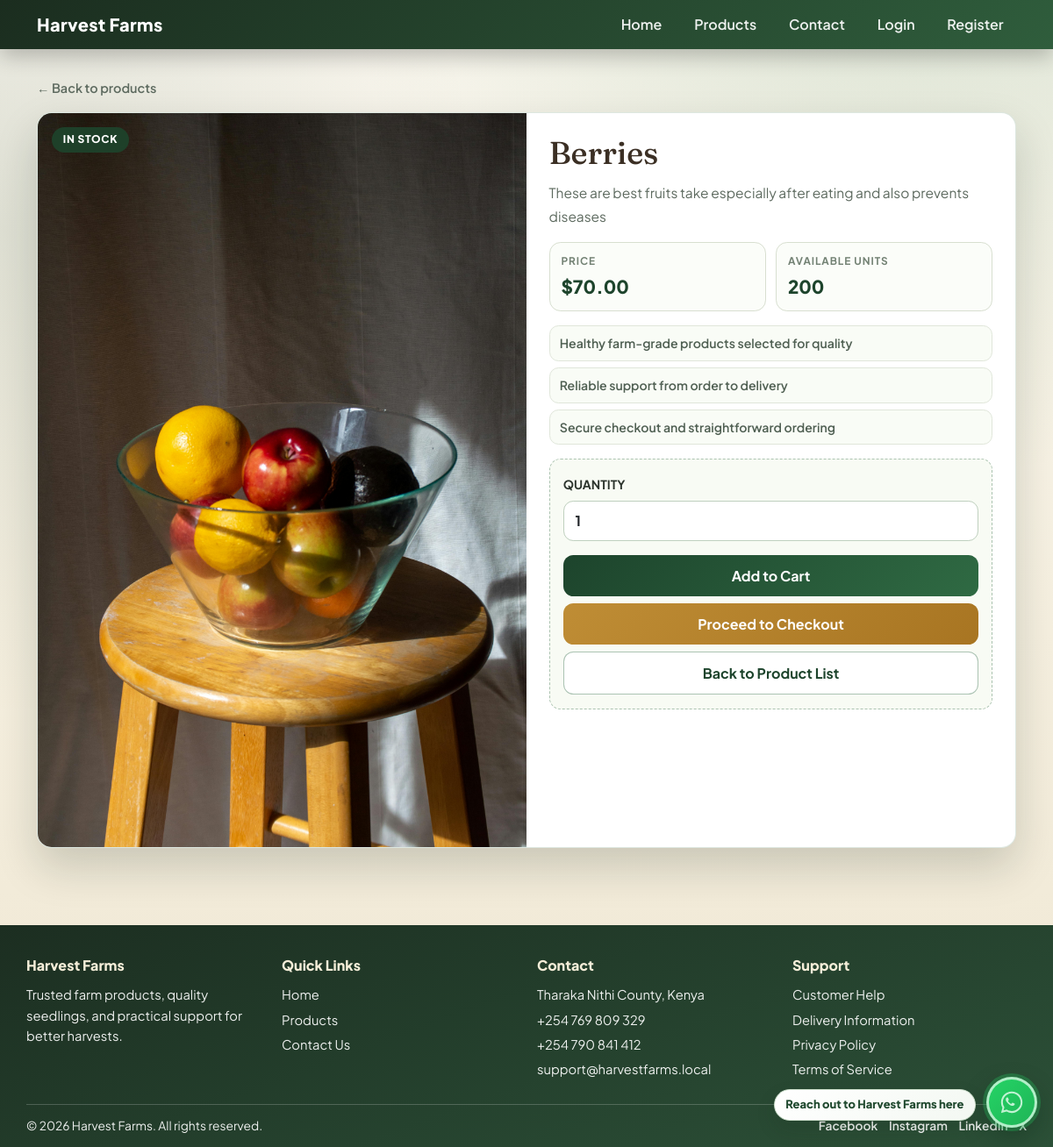
The app's page /shop/product/berries/ with its own data.
### shop/models.py (models this page shows, shortened)
class Product(models.Model):
    name = models.CharField(max_length=200)
    slug = models.SlugField(unique=True ,blank=True)
    description = models.TextField()
    price = models.DecimalField(max_digits=10, decimal_places=2)
    stock = models.PositiveIntegerField(default=0)
    image = models.ImageField(upload_to="products_image/", blank=True, null=True)
    class Meta:
        ordering = ['name']

### shop/views.py (the view)
# urls.py: path('product/<slug:slug>/', ProductDetailView.as_view(), name='product_detail'),
class ProductDetailView(DetailView):
    model = Product
    template_name = 'shop/product_detail.html'  # Specify your template file
    context_object_name = 'product'

### cart/context_processors.py (called while the page is built)
def cart_item_count(request):
    cart = request.session.get('cart', {})
    count = sum(cart.values()) if isinstance(cart, dict) else 0
    return {'cart_item_count': count}

### shop/templates/shop/product_detail.html (shortened to what this page needs)
{% load static %}
<!DOCTYPE html>
<html lang="en">
<head>
    <link href="https://cdn.jsdelivr.net/npm/bootstrap@5.3.0/dist/css/bootstrap.min.css" rel="stylesheet">
</head>
<body>
    {% include 'partials/navbar.html' %}
    <main class="detail-wrap">
        <div class="container">
            <a href="{% url 'shop:product_list' %}" class="crumb">&larr; Back to products</a>
            <section class="detail-card row g-0">
                <div class="col-lg-6 media-panel">
                    {% if product.stock > 0 %}
                        <span class="stock-tag">In Stock</span>
                    {% else %}
                        <span class="stock-tag out">Sold Out</span>
                    {% endif %}
                    {% if product.image %}
                        <img class="product-image" src="{{ product.image.url }}" alt="{{ product.name }}" onerror="this.onerror=null;this.src='{% static 'core/images/homepicture.jpg' %}';">
                    {% else %}
                        <img class="product-image" src="{% static 'core/images/homepicture.jpg' %}" alt="No image available">
                    {% endif %}
                </div>
                <div class="col-lg-6 info-panel">
                    <h1 class="title">{{ product.name }}</h1>
                    <p class="desc">{{ product.description|linebreaksbr }}</p>
                    <div class="meta-cards">
                        <article class="meta">
                            <span class="meta-label">Price</span>
                            <span class="meta-value">${{ product.price }}</span>
                        </article>
                        <article class="meta">
                            <span class="meta-label">Available Units</span>
                            <span class="meta-value">{{ product.stock }}</span>
                        </article>
                    </div>
                    <ul class="trust-list">
                        <li>Healthy farm-grade products selected for quality</li>
                        <li>Reliable support from order to delivery</li>
                        <li>Secure checkout and straightforward ordering</li>
                    </ul>
                    <div class="buy-box">
                        <form method="POST" action="{% url 'cart:add_to_cart' product.id %}">
                            <label for="quantity" class="form-label fw-bold text-uppercase small">Quantity</label>
                            <input type="number" name="quantity" id="quantity" value="1" min="1" max="{{ product.stock }}" class="form-control qty-input mb-3" {% if product.stock < 1 %}disabled{% endif %}>
                            <button type="submit" class="btn btn-farm w-100 mb-2" {% if product.stock < 1 %}disabled{% endif %}>Add to Cart</button>
                        </form>
                        <a href="{% url 'cart:checkout' %}" class="btn btn-gold w-100 mb-2">Proceed to Checkout</a>
                        <a href="{% url 'shop:product_list' %}" class="btn btn-outline-farm w-100">Back to Product List</a>
                    </div>
                </div>
            </section>
        </div>
    </main>
    {% include 'partials/footer.html' %}
</body>
</html>

### shop/templates/shop/product_detail.html (style rules this page uses)
:root { --soil: #3b2f24; --leaf-900: #1d442c; --leaf-700: #2f6a43; --leaf-500: #5a9364; --cream: #f5efdf; --card: #ffffff; --ink: #2c342d; --muted: #5d6a5f; --line: #d8dfd0; --gold: #bf8d35; --shadow: 0 22px 48px rgba(19, 33, 23, 0.18); }
body { margin: 0; font-family: "Plus Jakarta Sans", sans-serif; color: var(--ink); background: radial-gradient(circle at 88% -10%, rgba(90, 147, 100, 0.2), transparent 38%), radial-gradient(circle at 0% 20%, rgba(29, 68, 44, 0.12), transparent 35%), linear-gradient(180deg, #faf7ef 0%, var(--cream) 55%, #efe7d3 100%); }
.detail-wrap { padding: 2rem 0 3rem; }
.crumb { display: inline-flex; align-items: center; gap: 0.45rem; margin-bottom: 1rem; color: var(--muted); text-decoration: none; font-size: 0.9rem; font-weight: 600; }
.detail-card { background: var(--card); border: 1px solid rgba(47, 106, 67, 0.16); border-radius: 1.05rem; box-shadow: var(--shadow); overflow: hidden; }
.media-panel { position: relative; min-height: 380px; background: linear-gradient(145deg, #dcead8, #f4e8d3); }
.stock-tag { position: absolute; top: 1rem; left: 1rem; z-index: 2; border-radius: 999px; padding: 0.35rem 0.8rem; font-size: 0.75rem; font-weight: 800; letter-spacing: 0.06em; text-transform: uppercase; color: #fff; background: rgba(29, 68, 44, 0.9); }
.product-image { width: 100%; height: 100%; min-height: 380px; object-fit: cover; display: block; }
.info-panel { padding: 1.6rem; }
.title { margin: 0 0 0.7rem; font-family: "Fraunces", serif; font-size: clamp(1.8rem, 3vw, 2.5rem); color: var(--soil); line-height: 1.12; }
.desc { margin: 0 0 1rem; color: var(--muted); line-height: 1.75; font-size: 0.97rem; }
.meta-cards { display: grid; grid-template-columns: repeat(2, minmax(0, 1fr)); gap: 0.7rem; margin-bottom: 1rem; }
.meta { background: #fbfdf9; border: 1px solid var(--line); border-radius: 0.8rem; padding: 0.75rem 0.8rem; }
.meta-label { display: block; font-size: 0.74rem; text-transform: uppercase; letter-spacing: 0.08em; color: #728173; margin-bottom: 0.25rem; font-weight: 700; }
.meta-value { font-size: 1.3rem; font-weight: 800; color: var(--leaf-900); }
.trust-list { margin: 0 0 1rem; padding: 0; list-style: none; display: grid; grid-template-columns: 1fr; gap: 0.45rem; }
.trust-list li { border: 1px solid #e0e6da; border-radius: 0.65rem; background: #f9fcf6; padding: 0.55rem 0.7rem; font-size: 0.88rem; font-weight: 600; color: #4f5f52; }
.buy-box { border: 1px dashed rgba(47, 106, 67, 0.38); border-radius: 0.8rem; background: #f8fbf4; padding: 0.95rem; }
.qty-input { border-radius: 0.7rem; border: 1px solid #bfd0bf; padding: 0.65rem 0.8rem; font-weight: 700; }
.btn-farm { border: 0; border-radius: 0.72rem; padding: 0.72rem 1rem; color: #fff; font-weight: 700; background: linear-gradient(135deg, var(--leaf-900), var(--leaf-700)); }
.btn-gold { border: 0; border-radius: 0.72rem; padding: 0.72rem 1rem; color: #fff; font-weight: 700; background: linear-gradient(135deg, var(--gold), #a87522); }
.btn-outline-farm { border: 1px solid rgba(47, 106, 67, 0.4); border-radius: 0.72rem; padding: 0.72rem 1rem; color: var(--leaf-900); background: #fff; font-weight: 700; }

### records on screen
Product: image (picture), name "Berries", description "These are best fruits take especially after eating and also prevents diseases", price "70.00", stock "200", quantity "1"
